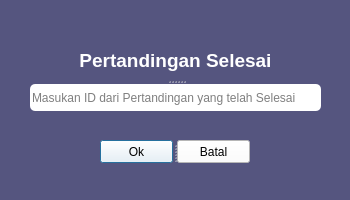
<?xml version="1.0" encoding="UTF-8"?>
<ui version="4.0">
 <class>selesaiFutsal</class>
 <widget class="QDialog" name="selesaiFutsal">
  <property name="geometry">
   <rect>
    <x>0</x>
    <y>0</y>
    <width>350</width>
    <height>200</height>
   </rect>
  </property>
  <property name="windowTitle">
   <string>Dialog</string>
  </property>
  <property name="styleSheet">
   <string notr="true">background-color: #55557f;</string>
  </property>
  <widget class="QSplitter" name="splitter">
   <property name="geometry">
    <rect>
     <x>30</x>
     <y>40</y>
     <width>291</width>
     <height>71</height>
    </rect>
   </property>
   <property name="orientation">
    <enum>Qt::Vertical</enum>
   </property>
   <widget class="QLabel" name="label">
    <property name="font">
     <font>
      <family>Segoe UI</family>
      <pointsize>14</pointsize>
      <weight>75</weight>
      <bold>true</bold>
     </font>
    </property>
    <property name="styleSheet">
     <string notr="true">color:white;</string>
    </property>
    <property name="text">
     <string>Pertandingan Selesai</string>
    </property>
    <property name="alignment">
     <set>Qt::AlignCenter</set>
    </property>
   </widget>
   <widget class="QLineEdit" name="idInput">
    <property name="styleSheet">
     <string notr="true">background:white;
border-radius:5px;</string>
    </property>
    <property name="placeholderText">
     <string>Masukan ID dari Pertandingan yang telah Selesai</string>
    </property>
   </widget>
  </widget>
  <widget class="QSplitter" name="splitter_2">
   <property name="geometry">
    <rect>
     <x>100</x>
     <y>140</y>
     <width>150</width>
     <height>23</height>
    </rect>
   </property>
   <property name="orientation">
    <enum>Qt::Horizontal</enum>
   </property>
   <widget class="QPushButton" name="btnOk">
    <property name="font">
     <font>
      <family>Segoe UI</family>
     </font>
    </property>
    <property name="styleSheet">
     <string notr="true">background:white;</string>
    </property>
    <property name="text">
     <string>Ok</string>
    </property>
    <property name="icon">
     <iconset>
      <normaloff>img/Mintb iOs/036-check.png</normaloff>img/Mintb iOs/036-check.png</iconset>
    </property>
   </widget>
   <widget class="QPushButton" name="btnBatal">
    <property name="font">
     <font>
      <family>Segoe UI</family>
     </font>
    </property>
    <property name="styleSheet">
     <string notr="true">background:white;</string>
    </property>
    <property name="text">
     <string>Batal</string>
    </property>
    <property name="icon">
     <iconset>
      <normaloff>img/Mintb iOs/038-cancel.png</normaloff>img/Mintb iOs/038-cancel.png</iconset>
    </property>
   </widget>
  </widget>
 </widget>
 <resources/>
 <connections/>
</ui>
